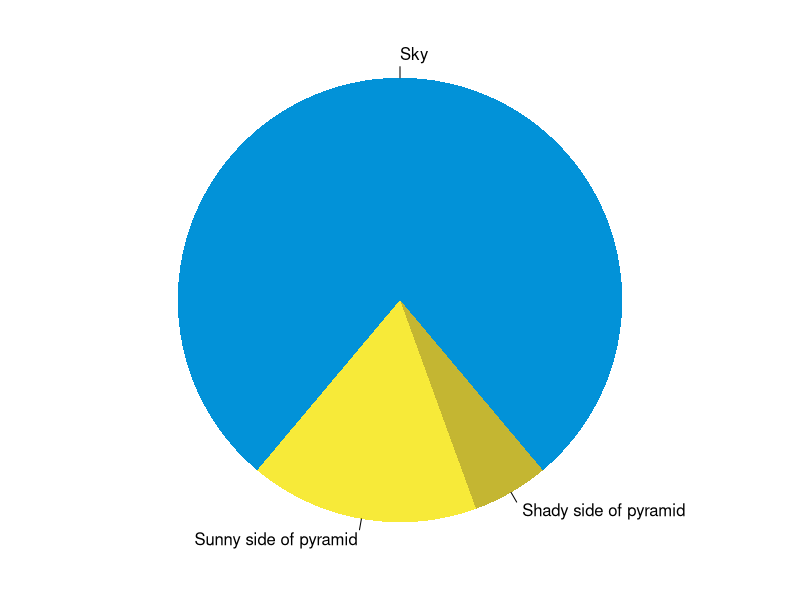
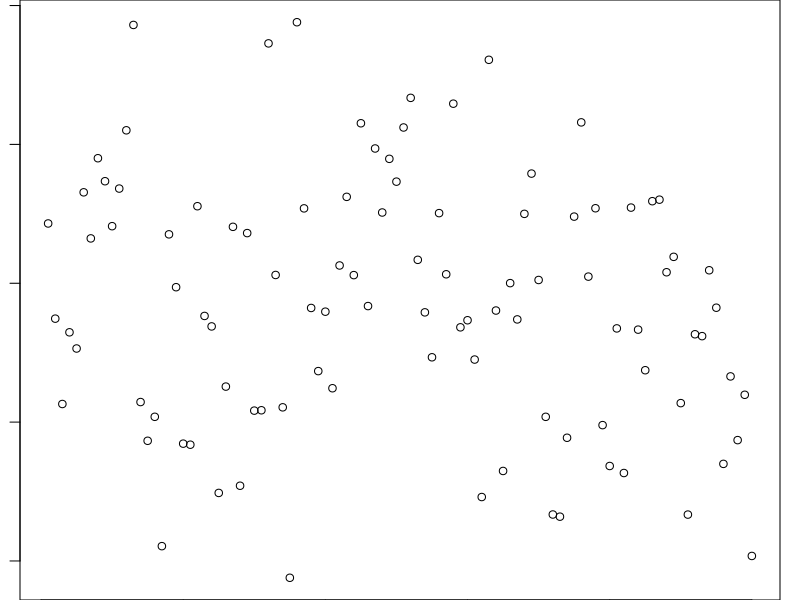

R code for these plots, in order:
## ---- chunk 1
knitr::opts_chunk$set(collapse = TRUE)
## ---- chunk 2
summary(cars)
fit <- lm(dist ~ speed, data = cars)
fit
## ---- chunk 3
par(mar = c(0, 1, 0, 1))
pie(
  c(280, 60, 20),
  c('Sky', 'Sunny side of pyramid', 'Shady side of pyramid'),
  col = c('#0292D8', '#F7EA39', '#C4B632'),
  init.angle = -50, border = NA
)
## ---- chunk 4
plot(rnorm(100))
